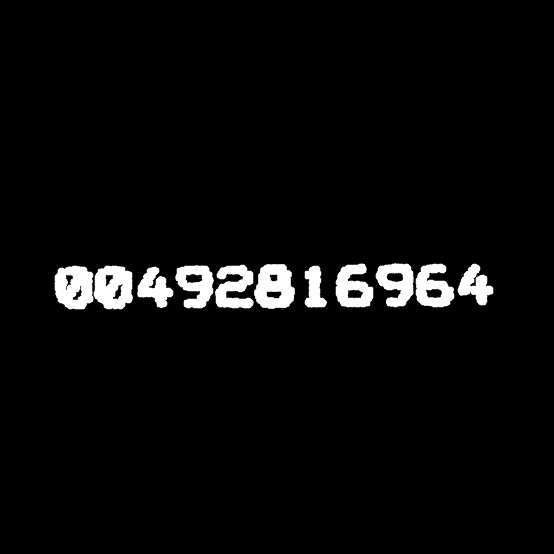
#> input picture reader/app/img/stroke-2.jpg, 554 x 554 px, given in place of scds.png, which was not available
$ python DOC.py
#> lines starting #> are read from the running program, lines starting #| are printed output that depends on the picture; after the words box and inside, x2 and y2 are one past the last pixel; in counts of white or black regions, pixels touching at a corner belong together; pictures that were not available may be replaced by others from this repository, and a replacement may not be noted
import numpy
import cv2
import sys
import pytesseract
import imutils
from imutils import contours
import argparse
from skimage.filters import threshold_local
from matplotlib import pyplot as plt

def emplyFunction():
    pass

# [38 lines left out: functions main, eventsCv2, not called in this run]

def imageTesseract():

    renavam = cv2.imread('scds.png')
#> renavam is the input picture: shape (554, 554, 3); min 0, max 255, mean 9.6

    r = cv2.imread('scds.png',0)
#> r: shape (554, 554); min 0, max 255, mean 9.6
    r = cv2.medianBlur(r,5)

    ret,th1 = cv2.threshold(r,126,255,cv2.THRESH_BINARY)
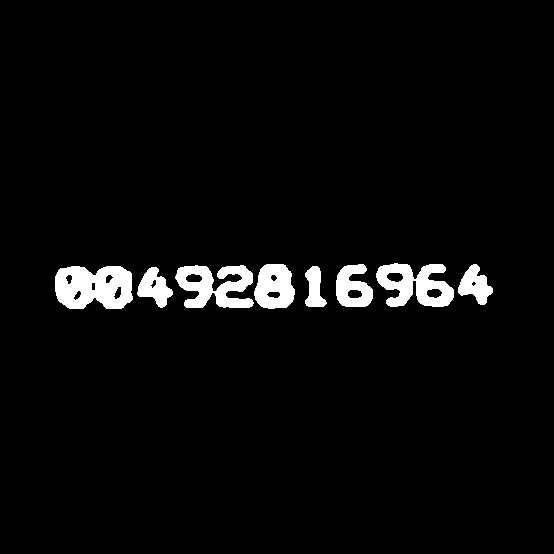
#> th1: shape (554, 554); 3.8% white; 8 white regions, largest, box (x1, y1, x2, y2) and area: (55, 266, 133, 309) 2672, (175, 265, 254, 308) 2108, (376, 263, 454, 307) 2099
    th2 = cv2.adaptiveThreshold(r,255,cv2.ADAPTIVE_THRESH_MEAN_C,cv2.THRESH_BINARY,11,2)
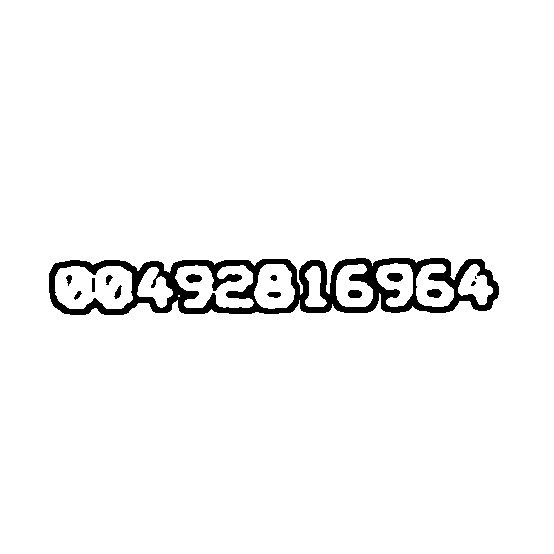
#> th2: shape (554, 554); 96.6% white; 14 black regions (2 under 20 px), largest, box (x1, y1, x2, y2) and area: (49, 258, 499, 315) 9687, (387, 273, 403, 282) 116, (186, 274, 202, 283) 108
    th3 = cv2.adaptiveThreshold(r,255,cv2.ADAPTIVE_THRESH_GAUSSIAN_C,cv2.THRESH_BINARY,11,2)
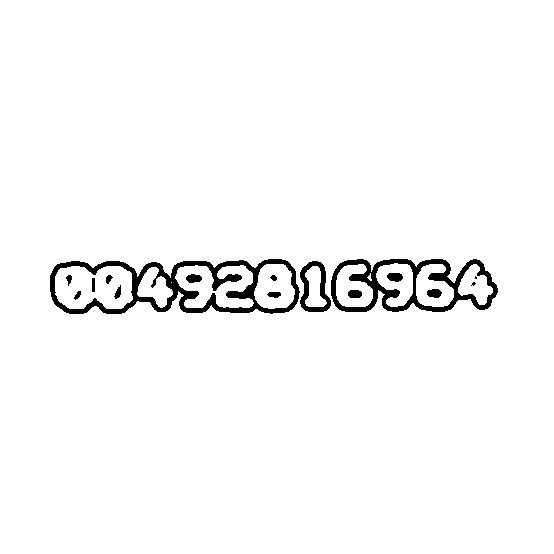
#> th3: shape (554, 554); 97.2% white; 16 black regions (2 under 20 px), largest, box (x1, y1, x2, y2) and area: (50, 259, 300, 314) 4162, (331, 259, 498, 312) 2957, (300, 261, 331, 312) 632

    titles = [
        'Original','Gloabal Image','Adaptive','Apative Gausi'
    ]

    images = [r,th1,th2,th3]

    for i in range(0,4):
        plt.subplot(2,2,i+1),plt.imshow(images[i],'gray')
        plt.title(titles[i])
        plt.xticks([]),plt.yticks([])

    plt.show()
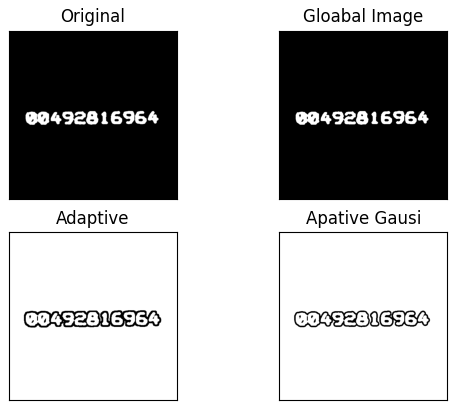
#> figure drawn by matplotlib, 4 panels

    ratio = renavam.shape[0] / 500.0
#> ratio = 1.11
    orig = renavam.copy()

    gray = cv2.cvtColor(renavam,cv2.COLOR_BGR2GRAY)
    gray = cv2.GaussianBlur(gray,(5,5),0)
    edged = cv2.Canny(gray,75,200)
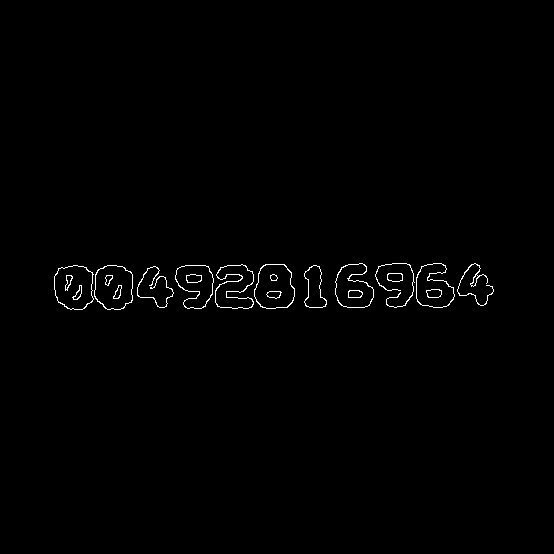
#> edged: shape (554, 554); 0.75% white in thin lines or dots, all inside (x1, y1, x2, y2) = (54, 263, 494, 310)

    warped = cv2.cvtColor(renavam,cv2.COLOR_BGR2GRAY)
    t = threshold_local(warped,11,offset=10,method="gaussian")
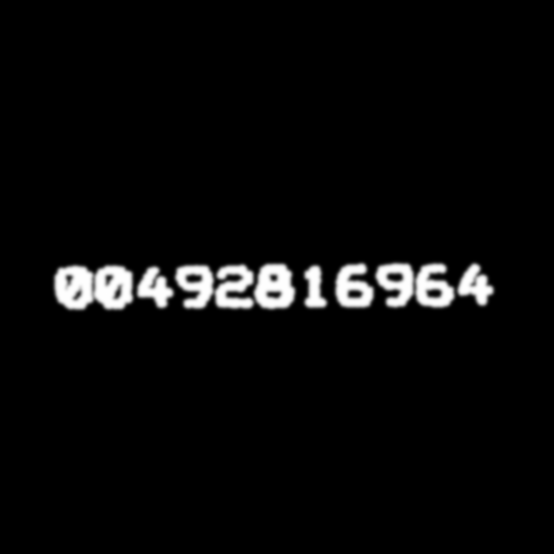
#> t: shape (554, 554) float64; min -10, max 245, mean -0.4; drawn with min black and max white
    warped = (warped > t).astype("uint8") * 255
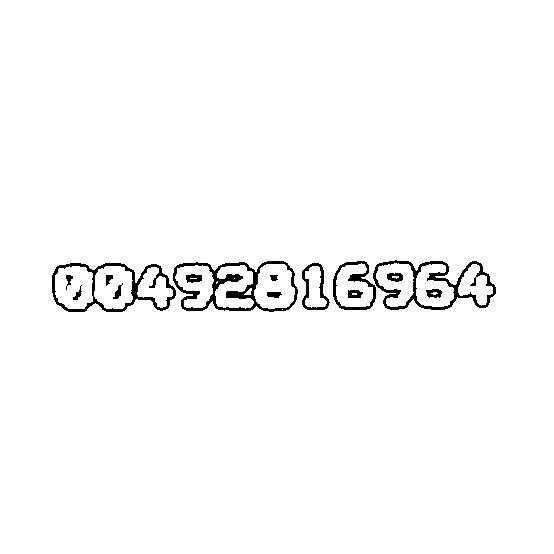
#> warped: shape (554, 554); 98.1% white; 15 black regions, largest, box (x1, y1, x2, y2) and area: (173, 261, 298, 312) 1618, (373, 260, 496, 310) 1408, (52, 263, 176, 312) 1232


    cv2.imshow("image",renavam)
    cv2.imshow("edged",edged)
    cv2.imshow("scanned",warped)
    cv2.waitKey(0)
    cv2.destroyAllWindows()


# [37 lines left out: functions cameraRead, cameraColor, not called in this run]
        # dark_red = numpy.uint8([[[12,22,121]]])
        # dark_red = cv2.cvtColor(dark_red,cv2.COLOR_BGR2HSV)

if __name__ == "__main__":

    imageTesseract()
    # [16 lines of commented-out code are left out]

$ run again, on reader/app/img/scannerteste.png
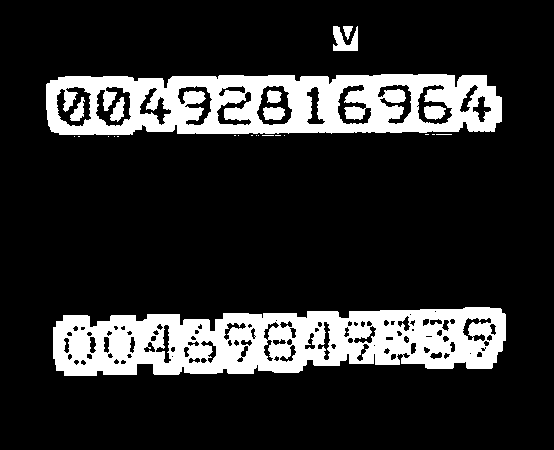
#> input picture reader/app/img/scannerteste.png, 554 x 450 px, given in place of scds.png, which was not available
#> in imageTesseract, renavam is the input picture: shape (450, 554, 3); 16.9% white; 26 white regions (17 under 20 px), largest, box (x1, y1, x2, y2) and area: (53, 307, 506, 376) 21640, (46, 74, 502, 135) 18974, (333, 26, 358, 51) 382
#> th2: shape (450, 554); 91.7% white; 89 black regions (43 under 20 px), largest, box (x1, y1, x2, y2) and area: (48, 302, 511, 381) 6096, (41, 69, 507, 141) 5640, (328, 21, 363, 56) 748
#> th3: shape (450, 554); 92.3% white; 89 black regions (43 under 20 px), largest, box (x1, y1, x2, y2) and area: (48, 302, 511, 381) 5362, (41, 69, 507, 140) 5113, (57, 87, 90, 126) 704
#> in imageTesseract, `edged = cv2.Canny(gray,75,200)`:
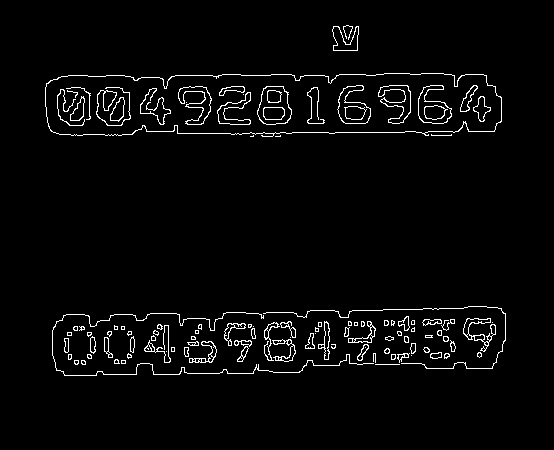
#> edged: shape (450, 554); 3% white in thin lines or dots, all inside (x1, y1, x2, y2) = (45, 25, 506, 376)
#> in imageTesseract, `warped = (warped > t).astype("uint8") * 255`:
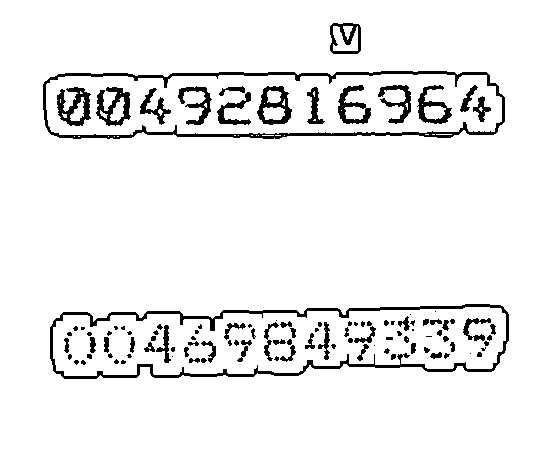
#> warped: shape (450, 554); 93.5% white; 111 black regions (42 under 20 px), largest, box (x1, y1, x2, y2) and area: (50, 304, 509, 379) 3514, (43, 71, 505, 139) 3324, (57, 87, 91, 126) 669
